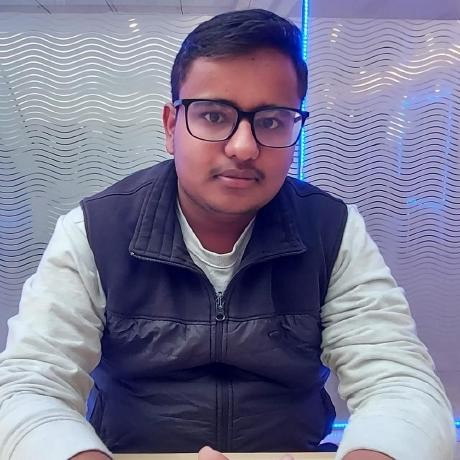
#> input picture vageesh_compressed.jpg, 460 x 460 px
$ python -i imgcpmpress.py   (imports and definitions only)   (older library calls are emulated)
#> lines starting #> are read from the running program, lines starting #| are printed output that depends on the picture
import os
from PIL import Image

#function for getting the size of the image
def get_size(b,factor=1024, suffix="B"):
    for unit in ["", "K", "M", "G", "T", "P", "E", "Z"]:
        if b < factor:
            return f"{b:.2f}{unit}{suffix}"
        b /= factor
    return f"{b:.2f}Y{suffix}"


#function for compressing the image
def compress_image(image_name,new_size_ratio=0.9,quality=90, width=None, height=None, to_jpg=True):
    # open the image
#> called with image_name = 'vageesh_compressed.jpg', new_size_ratio = 0.9, quality = 90, to_jpg = True
    img = Image.open(image_name)
#> img is the input picture: PIL image 460x460 RGB; mean R, G, B 122.6, 120.2, 145.8
    # prining the original size of image
    print("[*] Image shape:", img.size)
#| [*] Image shape: (460, 460)
    # get the original image size in bytes
    image_size = os.path.getsize(image_name)
    # print the size before compression/resizing
    print("[*] Size before compression:", get_size(image_size))
    if new_size_ratio < 1.0:
        # if resizing ratio is below 1.0, then multiply width & height with this ratio to reduce image size
        img = img.resize((int(img.size[0] * new_size_ratio), int(img.size[1] * new_size_ratio)), Image.ANTIALIAS)
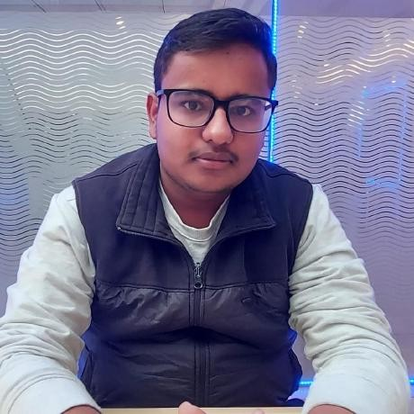
#> img: PIL image 414x414 RGB; mean R, G, B 122.6, 120.3, 145.8
        # print new image shape
        print("[+] New Image shape:", img.size)
#| [+] New Image shape: (414, 414)
    elif width and height:
        # if width and height are set, resize with them instead
        img = img.resize((width, height), Image.ANTIALIAS)
        # print new image shape
        print("[+] New Image shape:", img.size)
    # split the filename and extension
    filename, ext = os.path.splitext(image_name)
    # make new filename appending _compressed to the original file name
    if to_jpg:
        # change the extension to JPEG
        new_filename = f"{filename}_compressed.jpg"
    else:
        # retain the same extension of the original image
        new_filename = f"{filename}_compressed{ext}"
    try:
        # save the image with the corresponding quality and optimize set to True
        img.save(new_filename, quality=quality, optimize=True)
    except OSError:
        # convert the image to RGB mode first
        img = img.convert("RGB")
        # save the image with the corresponding quality and optimize set to True
        img.save(new_filename, quality=quality, optimize=True)
    print("[+] New file saved:", new_filename)
    # get the new image size in bytes
    new_image_size = os.path.getsize(new_filename)
    # print the new size in a good format
    print("[+] Size after compression:", get_size(new_image_size))
    # calculate the saving bytes
    saving_diff = new_image_size - image_size
    # print the saving percentage
    print(f"[+] Image size change: {saving_diff/image_size*100:.2f}% of the original image size.")

#function for taking the input in the command prompt
# [22 lines not run here, left out]

>>> result = compress_image('vageesh_compressed.jpg')
